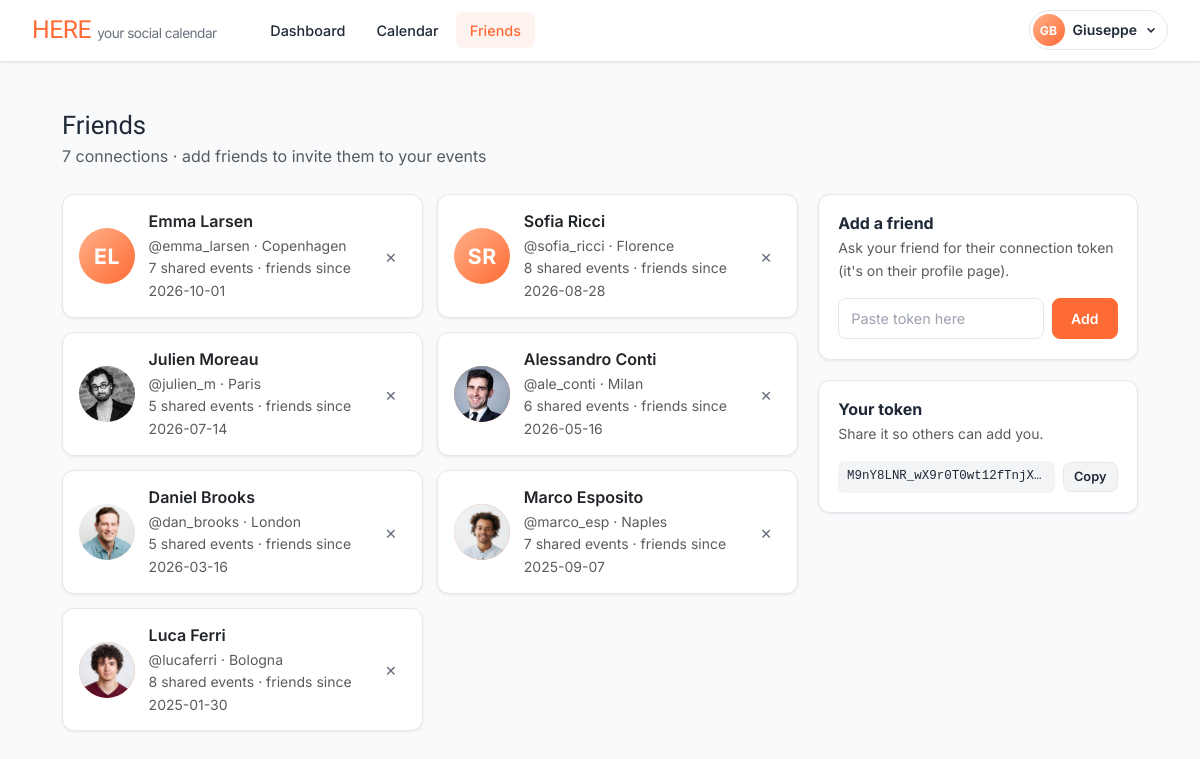
Page /friends (signed in) on the committed database.
### tables this page shows
CREATE TABLE user (
    id INTEGER PRIMARY KEY,
    username TEXT NOT NULL UNIQUE,
    FirstName TEXT,
    LastName TEXT,
    birthday DATE,
    email TEXT NOT NULL UNIQUE,
    hash TEXT,
    conn_token VARCHAR(255),
    timestamp DATETIME DEFAULT CURRENT_TIMESTAMP
);

CREATE TABLE user_optional (
   id INTEGER PRIMARY KEY,
     number TEXT UNIQUE,
     nation TEXT,
     city TEXT,
     description TEXT,
     photo TEXT,
     gender TEXT,
     username TEXT UNIQUE
);

CREATE TABLE connections (
    id INTEGER PRIMARY KEY,
    id1 INTEGER NOT NULL,
    id2 INTEGER NOT NULL,
    timestamp DATETIME DEFAULT CURRENT_TIMESTAMP,
        FOREIGN KEY (id1) REFERENCES user(id),
    FOREIGN KEY (id2) REFERENCES user(id)
);

### app.py (the view, shortened to what this page needs)
@app.route("/friends", methods=["GET", "POST"])
@login_required
def friends():
    if request.method == "GET":
        friends = get_friends(session["user_id"])
        for friend in friends:
            friend["avatar"] = avatar_url(friend["photo"])
            friend["initials"] = initials(friend["FirstName"], friend["LastName"], friend["username"])
            friend["shared_events"] = db.execute(
                "SELECT COUNT(*) AS n FROM eventsConnections a JOIN eventsConnections b ON a.event_id = b.event_id WHERE a.user = ? AND b.user = ?",
                session["user_id"], friend["id"]
            )[0]["n"]
        my_token = db.execute("SELECT conn_token FROM user WHERE id = ?", session["user_id"])[0]["conn_token"]
        return render_template("friends.html", friends=friends, my_token=my_token)

### app.py (called while the page is built)
@app.before_request
def enable_foreign_keys():
    db.execute("PRAGMA foreign_keys = ON")

@app.context_processor
def inject_current_user():
    user_id = session.get("user_id")
    if not user_id:
        return {}
    rows = db.execute(
        "SELECT user.username, user.FirstName, user.LastName, user_optional.photo FROM user LEFT JOIN user_optional ON user_optional.id = user.id WHERE user.id = ?",
        user_id
    )
    if not rows:
        return {}
    user = rows[0]
    return {"current_user": {
        "username": user["username"],
        "first_name": user["FirstName"],
        "avatar": avatar_url(user["photo"]),
        "initials": initials(user["FirstName"], user["LastName"], user["username"]),
    }}

### helpers.py (called while the page is built)
def login_required(f):
    @wraps(f)
    def decorated_function(*args, **kwargs):
        if session.get("user_id") is None:
            return redirect("/login")
        return f(*args, **kwargs)
    return decorated_function

def avatar_url(filename):
    if not filename:
        return None
    return f"/static/profile_images/{filename}"

def initials(first_name, last_name, username=""):
    letters = (first_name or "")[:1] + (last_name or "")[:1]
    return (letters or (username or "?")[:2]).upper()

def get_friends(user_id):
    return db.execute(
        """
        SELECT user.id, user.username, user.FirstName, user.LastName, user.birthday,
               user_optional.photo, user_optional.city, user_optional.nation,
               connections.timestamp AS since
        FROM connections
        JOIN user ON user.id = CASE WHEN connections.id1 = ? THEN connections.id2 ELSE connections.id1 END
        LEFT JOIN user_optional ON user_optional.id = user.id
        WHERE connections.id1 = ? OR connections.id2 = ?
        ORDER BY connections.timestamp DESC
        """,
        user_id, user_id, user_id
    )

### templates/friends.html (shortened to what this page needs)
{% extends "root.html" %}
{% from "_macros.html" import avatar %}
{% block main %}
<div class="text-start">
    <header class="page-header">
        <h1 class="auth-title mb-1">Friends</h1>
        <p class="text-muted mb-0">{{ friends | length }} connection{{ '' if friends | length == 1 else 's' }} · add friends to invite them to your events</p>
    </header>
    <div class="friends-layout">
        <div class="friends-main">
            {% if friends %}
                <div class="friend-grid">
                    {% for friend in friends %}
                        <article class="card friend-card">
                            {{ avatar(friend.avatar, friend.initials, "lg") }}
                            <div class="friend-card-info">
                                <div class="fw-semibold">{{ friend.FirstName }} {{ friend.LastName }}</div>
                                <div class="small text-muted">@{{ friend.username }}{% if friend.city %} · {{ friend.city | title }}{% endif %}</div>
                                <div class="small text-muted">
                                    {{ friend.shared_events }} shared event{{ '' if friend.shared_events == 1 else 's' }} · friends since {{ friend.since[:10] }}
                                </div>
                            </div>
                            <div class="friend-card-actions">
                                <button class="icon-btn" data-bs-toggle="collapse" data-bs-target="#confirm-{{ loop.index }}"
                                        aria-label="Remove {{ friend.username }}" title="Remove friend">&times;</button>
                            </div>
                        </article>
                    {% endfor %}
                </div>
            {% else %}
                <div class="empty-state card">
                    <div class="empty-state-icon" aria-hidden="true">👋</div>
                    <h2 class="h5">No friends yet</h2>
                    <p class="text-muted mb-0">Share your token with someone, or paste theirs on the right to connect.</p>
                </div>
            {% endif %}
        </div>
        <aside class="friends-side">
            <section class="card card-body">
                <h2 class="card-title mb-1">Add a friend</h2>
                <p class="small text-muted">Ask your friend for their connection token (it's on their profile page).</p>
                <form action="/friends" method="post" class="d-flex gap-2">
                    <input autocomplete="off" class="form-control" id="token" name="token" placeholder="Paste token here" type="text" required aria-label="Friend's connection token">
                    <button class="btn btn-primary m-0" type="submit">Add</button>
                </form>
            </section>
            <section class="card card-body">
                <h2 class="card-title mb-1">Your token</h2>
                <p class="small text-muted">Share it so others can add you.</p>
                <div class="token-row">
                    <code class="token">{{ my_token }}</code>
                    <button type="button" class="btn btn-secondary btn-sm m-0" data-copy="{{ my_token }}">Copy</button>
                </div>
            </section>
        </aside>
    </div>
</div>
{% endblock %}

### templates/root.html (shortened to what this page needs)
<!DOCTYPE html>
<html lang="en">
<head>
    <link href="https://cdn.jsdelivr.net/npm/bootstrap@5.3.2/dist/css/bootstrap.min.css" rel="stylesheet">
    <link href="/static/css/styles.css" rel="stylesheet">
</head>
<body>
    {% from "_macros.html" import avatar %}
    <nav class="navbar navbar-expand-md">
        <div class="container-fluid">
            <a class="navbar-brand" href="{{ '/dashboard' if session['user_id'] else '/login' }}">
                HERE
                <span class="brand-sub">your social calendar</span>
            </a>
            <div class="collapse navbar-collapse" id="navbar">
                {% if session["user_id"] and current_user %}
                    <ul class="navbar-nav me-auto ms-md-4 mt-2 mt-md-0 gap-1">
                        <li class="nav-item"><a class="nav-link {{ 'active' if request.path == '/dashboard' }}" href="/dashboard">Dashboard</a></li>
                        <li class="nav-item"><a class="nav-link {{ 'active' if request.path == '/' }}" href="/">Calendar</a></li>
                        <li class="nav-item"><a class="nav-link {{ 'active' if request.path == '/friends' }}" href="/friends">Friends</a></li>
                    </ul>
                    <div class="dropdown mt-2 mt-md-0">
                        <button class="user-menu" type="button" data-bs-toggle="dropdown" aria-expanded="false">
                            {{ avatar(current_user.avatar, current_user.initials, "sm") }}
                            <span class="user-menu-name">{{ current_user.first_name or current_user.username }}</span>
                            <svg width="12" height="12" viewBox="0 0 16 16" fill="currentColor" aria-hidden="true"><path d="M3.2 5.7a1 1 0 0 1 1.4 0L8 9.1l3.4-3.4a1 1 0 1 1 1.4 1.4l-4.1 4.1a1 1 0 0 1-1.4 0L3.2 7.1a1 1 0 0 1 0-1.4z"/></svg>
                        </button>
                    </div>
                {% else %}
                    <ul class="navbar-nav ms-auto mt-2 mt-md-0 gap-1">
                        <li class="nav-item"><a class="nav-link {{ 'active' if request.path == '/login' }}" href="/login">Log In</a></li>
                        <li class="nav-item"><a class="btn btn-primary btn-sm ms-md-2" href="/register">Create account</a></li>
                    </ul>
                {% endif %}
            </div>
        </div>
    </nav>
    {% if self.main() | trim %}
        <main class="container py-5 text-center">
            {% block main %}{% endblock %}
        </main>
    {% endif %}
</body>
</html>

### templates/_macros.html (shortened to what this page needs)
{% macro avatar(url, letters, size="md") -%}
    <span class="avatar avatar-{{ size }}">
        {%- if url %}<img src="{{ url }}" alt="">{% else %}{{ letters }}{% endif -%}
    </span>
{%- endmacro %}

### rows in the picture
user: FirstName "Giuseppe", conn_token "M9nY8LNR_wX9r0T0wt12fTnjX…"
user_optional: letters "EL", FirstName "Emma", LastName "Larsen", username "emma_larsen", city "Copenhagen", shared_events "7", shared_events "s", timestamp "2026-10-01"
user_optional: letters "SR", FirstName "Sofia", LastName "Ricci", username "sofia_ricci", city "Florence", shared_events "8", shared_events "s", timestamp "2026-08-28"
user_optional: shows a picture, FirstName "Julien", LastName "Moreau", username "julien_m", city "Paris", shared_events "5", shared_events "s", timestamp "2026-07-14"
user_optional: shows a picture, FirstName "Alessandro", LastName "Conti", username "ale_conti", city "Milan", shared_events "6", shared_events "s", timestamp "2026-05-16"
user_optional: shows a picture, FirstName "Daniel", LastName "Brooks", username "dan_brooks", city "London", shared_events "5", shared_events "s", timestamp "2026-03-16"
user_optional: shows a picture, FirstName "Marco", LastName "Esposito", username "marco_esp", city "Naples", shared_events "7", shared_events "s", timestamp "2025-09-07"
user_optional: shows a picture, FirstName "Luca", LastName "Ferri", username "lucaferri", city "Bologna", shared_events "8", shared_events "s", timestamp "2025-01-30"

### other values in the picture
{{ letters }} "GB"
{{ friends | length }} "7"
{{ '' if friends | length == 1 else 's' }} "s"
